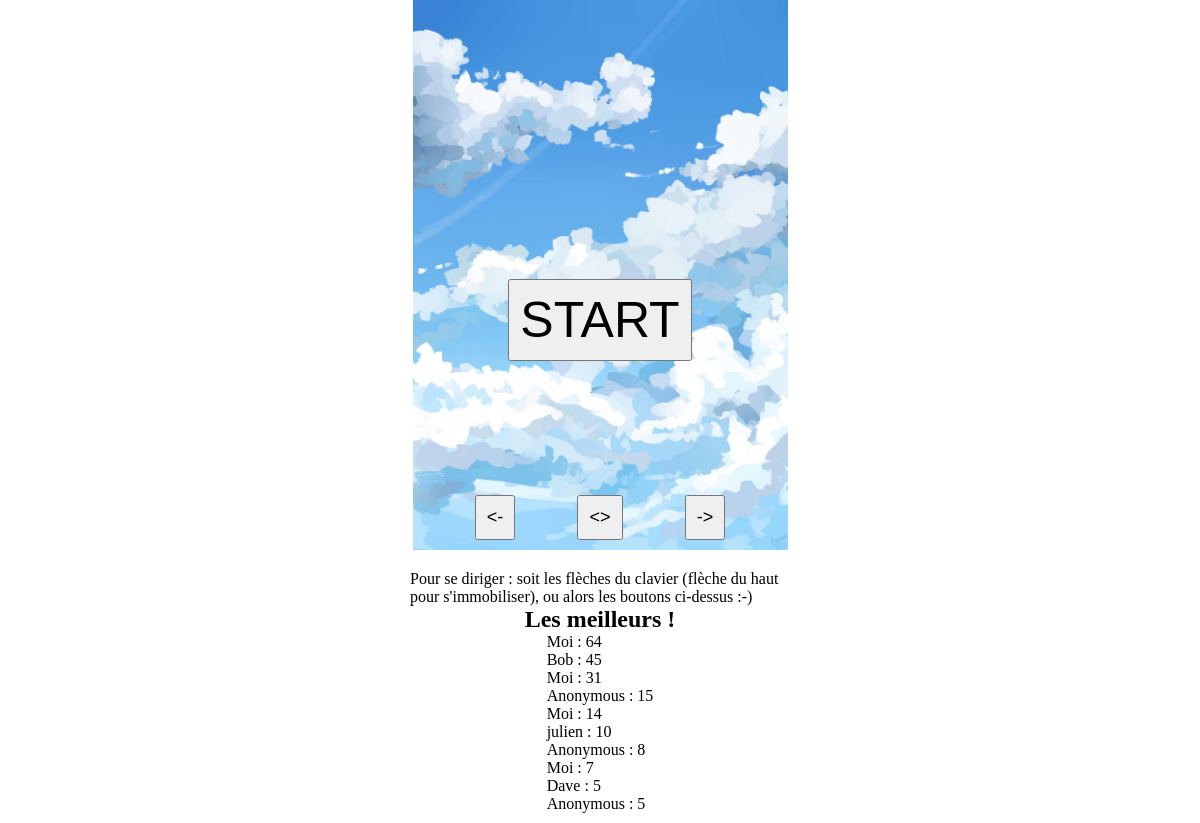
The page / on the database its author committed.
### tables this page shows
CREATE TABLE `player` (
  `id` int NOT NULL,
  `pseudo` varchar(30) NOT NULL,
  `score` int NOT NULL,
  `date` datetime NOT NULL DEFAULT CURRENT_TIMESTAMP
);

### DBConnexion.php (called while the page is built, shortened)
<?php
class DBConnexion {
  private $_db;
  public function setDB(PDO $db) {$this->_db = $db;}
  public function connect() {return $this->_db;}
}

### Player.php (called while the page is built, shortened)
<?php
class Player {
    protected $id, $pseudo, $score, $date;
    public function hydrate($data) {
        foreach ($data as $key => $value) {
            $method = 'set'.ucfirst($key);
        }
    }
    public function setId($id) {
      $id = (int) $id;
    }
    public function setPseudo($pseudo) {
      if (is_string($pseudo)) {
        $this->pseudo = $pseudo;
      }
    }
    public function setScore($score) {
			$score = (int) $score;
      if ($score > 0) { $this->score = $score; }
    }
  public function pseudo() {return $this->pseudo;}
  public function score() {return $this->score;}
}

### index.php (the view, shortened to what this page needs)
<?php
require('DBConnexion.php');
require('Player.php');
$DB = new DBConnexion;
$rqScore = $DB->connect()->query(
  'SELECT * FROM player ORDER BY score DESC LIMIT 10'
);
while ($data = $rqScore->fetch(PDO::FETCH_ASSOC)) {
  $newPlayer = new Player($data);
  echo $newPlayer->pseudo() . ' : ' . $newPlayer->score() . '<br />';
}
$content = ob_get_clean();
?>
<!DOCTYPE html>
<html lang="en">
  <head>
    <link rel="stylesheet" href="style.css" />
  </head>
  <body>
    <div class="grid">
      <button id="startButton">START</button>
      <div class="control">
        <button id="left"><-</button>
        <button id="straight"><></button>
        <button id="right">-></button>
      </div>
    </div>
    <div class="result">
      <p>Pour se diriger : soit les flèches du clavier
         (flèche du haut pour s'immobiliser), ou alors les boutons ci-dessus :-)</p>
      <h2>Les meilleurs !</h2>
      <?= $content; ?>
    </div>
  </body>
</html>

### style.css (style rules this page uses)
* { margin: 0; padding: 0; box-sizing: border-box; }
body { display: flex; align-items: center; flex-direction: column; }
button { padding: 10px; font-size: large; }
.grid { width: 375px; height: 550px; background: url('img/grid-background.jpg'); background-size: cover; position: relative; font-size: 150px; text-align: center; }
.control { width: 100%; display: flex; justify-content: space-evenly; position: absolute; bottom: 10px; }
.result { display: flex; flex-direction: column; align-items: center; width: 80%; max-width: 400px; margin-top: 10px; padding: 10px; }
#startButton { position: relative; top: 200px; font-size: 50px; }

### rows shown on the page
player: pseudo "Moi", score "64"
player: pseudo "Bob", score "45"
player: pseudo "Moi", score "31"
player: pseudo "Anonymous", score "15"
player: pseudo "Moi", score "14"
player: pseudo "julien", score "10"
player: pseudo "Anonymous", score "8"
player: pseudo "Moi", score "7"
player: pseudo "Dave", score "5"
player: pseudo "Anonymous", score "5"
